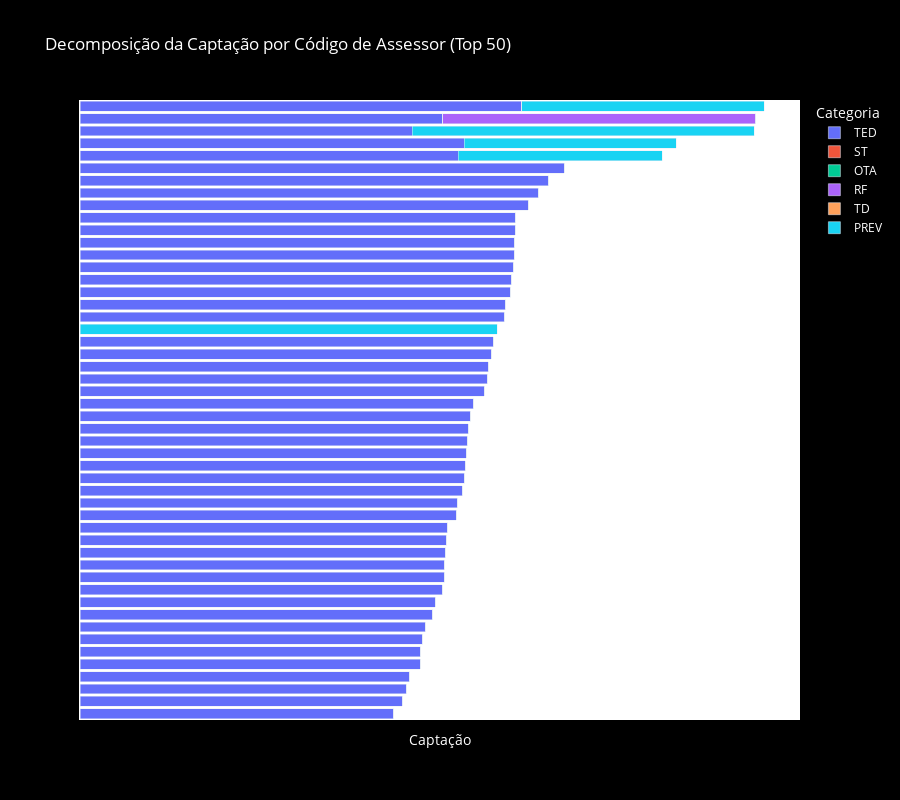

This figure's notebook cell:
### Code cell
# Criar visualização da decomposição da captação com escala logarítmica
df_plot = df.copy()
df_plot = df_plot.sort_values(
    by="captacao_liquida_total", ascending=False
).head(50)
df_plot["codigo_assessor"] = df_plot["codigo_assessor"].astype(str)

# Selecionar apenas colunas de captação relevantes, excluindo captacao_liquida_total
cap_columns = [
    "captacao_ted_total",
    "captacao_st_total",
    "captacao_ota_total",
    "captacao_rf_total",
    "captacao_td_total",
    "captacao_prev_total",
]

# Criar DataFrame no formato longo para plotly
df_long = df_plot.melt(
    id_vars=["codigo_assessor"],
    value_vars=cap_columns,
    var_name="Categoria",
    value_name="Valor",
)

# Aplicar transformação logarítmica para melhor visualização de valores pequenos
# Adicionar 1 para evitar log(0)
df_long["Valor_Log"] = df_long["Valor"].apply(
    lambda x: np.log10(x + 1) if x > 0 else 0
)

# Criar coluna mascarada com valores originais
df_long["Valor_Masked"] = df_long["Valor"].apply(mask_value)

# Mapear nomes mais amigáveis
category_names = {
    "captacao_ted_total": "TED",
    "captacao_st_total": "ST",
    "captacao_ota_total": "OTA",
    "captacao_rf_total": "RF",
    "captacao_td_total": "TD",
    "captacao_prev_total": "PREV",
}
df_long["Categoria"] = df_long["Categoria"].map(category_names)

# Criar gráfico de barras empilhadas horizontal com escala logarítmica
fig = px.bar(
    df_long,
    x="Valor_Log",  # Usar valor logarítmico para visualização
    y="codigo_assessor",
    color="Categoria",
    title="Decomposição da Captação por Código de Assessor (Top 50)",
    labels={
        "codigo_assessor": "Código do Assessor",
        "Valor_Log": "Captação",
    },
    custom_data=["Valor_Masked", "Categoria"],
    orientation="h",
)

# Atualizar layout para melhor visualização
fig.update_traces(
    hovertemplate="<b>Assessor:</b> %{y}<br>"
    + "<b>Categoria:</b> %{customdata[1]}<br>"
    + "<b>Valor:</b> %{customdata[0]}<br>"
    + "<extra></extra>"
)
fig.update_layout(
    xaxis_title="Captação",
    xaxis=dict(showticklabels=False),  # Esconder valores no eixo X
    yaxis=dict(categoryorder="total ascending", showticklabels=False),
    yaxis_title="",
    plot_bgcolor="white",
    paper_bgcolor="black",
    title_font_color="white",
    height=800,
    barmode="stack",
    showlegend=True,
    legend=dict(
        title="Categoria",
        orientation="v",
        yanchor="top",
        y=1,
        xanchor="left",
        x=1.02,
        font=dict(color="white"),
    ),
)

fig.update_xaxes(title_font=dict(color="white"))

fig.show()

### Figure 1 — Plotly figure (JSON) as saved in the notebook; plotly's stock layout.template omitted (floating-point values rounded to 4 significant figures)
{"data": [{"customdata": [["15*****.**", "TED"], ["95****.**", "TED"], ["70****.**", "TED"], ["52****.**", "TED"], ["35****.**", "TED"], ["35****.**", "TED"], ["34****.**", "TED"], ["34****.**", "TED"], ["32****.**", "TED"], ["31****.**", "TED"], ["43****.**", "TED"], ["26****.**", "TED"], ["-14***.**", "TED"], ["18****.**", "TED"], ["17****.**", "TED"], ["16****.**", "TED"], ["15****.**", "TED"], ["14****.**", "TED"], ["10****.**", "TED"], ["26****.**", "TED"], ["96***.**", "TED"], ["88***.**", "TED"], ["86***.**", "TED"], ["33****.**", "TED"], ["84***.**", "TED"], ["82***.**", "TED"], ["79***.**", "TED"], ["80***.**", "TED"], ["75***.**", "TED"], ["42***.**", "TED"], ["65***.**", "TED"], ["62***.**", "TED"], ["49***.**", "TED"], ["47***.**", "TED"], ["45***.**", "TED"], ["44***.**", "TED"], ["44***.**", "TED"], ["41***.**", "TED"], ["66***.**", "TED"], ["17***.**", "TED"], ["33***.**", "TED"], ["31***.**", "TED"], ["25***.**", "TED"], ["23***.**", "TED"], ["22***.**", "TED"], ["21***.**", "TED"], ["16***.**", "TED"], ["14***.**", "TED"], ["12***.**", "TED"], ["10***.**", "TED"]], "hovertemplate": "<b>Assessor:</b> %{y}<br><b>Categoria:</b> %{customdata[1]}<br><b>Valor:</b> %{customdata[0]}<br><extra></extra>", "legendgroup": "TED", "marker": {"color": "#636efa", "pattern": {"shape": ""}}, "name": "TED", "orientation": "h", "showlegend": true, "textposition": "auto", "type": "bar", "x": [6.176, 5.98, 5.847, 5.718, 5.555, 5.553, 5.544, 5.541, 5.509, 5.495, 5.637, 5.431, 0.0, 5.272, 5.243, 5.21, 5.195, 5.156, 5.019, 5.418, 4.985, 4.949, 4.938, 5.531, 4.926, 4.914, 4.903, 4.905, 4.878, 4.628, 4.813, 4.797, 4.693, 4.676, 4.662, 4.651, 4.65, 4.621, 4.823, 4.235, 4.529, 4.497, 4.401, 4.371, 4.349, 4.342, 4.208, 4.164, 4.109, 4.0], "xaxis": "x", "y": ["101", "29", "77", "95", "113", "41", "15", "85", "17", "79", "12", "103", "19", "107", "71", "28", "32", "57", "62", "21", "13", "90", "25", "64", "16", "83", "39", "9", "7", "102", "8", "59", "1", "30", "23", "49", "118", "63", "36", "108", "66", "76", "35", "42", "82", "60", "67", "78", "5", "110"], "yaxis": "y"}, {"customdata": [[0, "ST"], [0, "ST"], [0, "ST"], [0, "ST"], [0, "ST"], [0, "ST"], [0, "ST"], [0, "ST"], [0, "ST"], [0, "ST"], [0, "ST"], [0, "ST"], [0, "ST"], [0, "ST"], [0, "ST"], [0, "ST"], [0, "ST"], [0, "ST"], [0, "ST"], [0, "ST"], [0, "ST"], [0, "ST"], [0, "ST"], [0, "ST"], [0, "ST"], [0, "ST"], [0, "ST"], [0, "ST"], [0, "ST"], [0, "ST"], [0, "ST"], [0, "ST"], [0, "ST"], [0, "ST"], [0, "ST"], [0, "ST"], [0, "ST"], [0, "ST"], [0, "ST"], [0, "ST"], [0, "ST"], [0, "ST"], [0, "ST"], [0, "ST"], [0, "ST"], [0, "ST"], [0, "ST"], [0, "ST"], [0, "ST"], [0, "ST"]], "hovertemplate": "<b>Assessor:</b> %{y}<br><b>Categoria:</b> %{customdata[1]}<br><b>Valor:</b> %{customdata[0]}<br><extra></extra>", "legendgroup": "ST", "marker": {"color": "#EF553B", "pattern": {"shape": ""}}, "name": "ST", "orientation": "h", "showlegend": true, "textposition": "auto", "type": "bar", "x": [0.0, 0.0, 0.0, 0.0, 0.0, 0.0, 0.0, 0.0, 0.0, 0.0, 0.0, 0.0, 0.0, 0.0, 0.0, 0.0, 0.0, 0.0, 0.0, 0.0, 0.0, 0.0, 0.0, 0.0, 0.0, 0.0, 0.0, 0.0, 0.0, 0.0, 0.0, 0.0, 0.0, 0.0, 0.0, 0.0, 0.0, 0.0, 0.0, 0.0, 0.0, 0.0, 0.0, 0.0, 0.0, 0.0, 0.0, 0.0, 0.0, 0.0], "xaxis": "x", "y": ["101", "29", "77", "95", "113", "41", "15", "85", "17", "79", "12", "103", "19", "107", "71", "28", "32", "57", "62", "21", "13", "90", "25", "64", "16", "83", "39", "9", "7", "102", "8", "59", "1", "30", "23", "49", "118", "63", "36", "108", "66", "76", "35", "42", "82", "60", "67", "78", "5", "110"], "yaxis": "y"}, {"customdata": [[0, "OTA"], [0, "OTA"], [0, "OTA"], [0, "OTA"], [0, "OTA"], [0, "OTA"], [0, "OTA"], [0, "OTA"], [0, "OTA"], [0, "OTA"], [0, "OTA"], [0, "OTA"], [0, "OTA"], [0, "OTA"], [0, "OTA"], [0, "OTA"], [0, "OTA"], [0, "OTA"], [0, "OTA"], [0, "OTA"], [0, "OTA"], [0, "OTA"], [0, "OTA"], [0, "OTA"], [0, "OTA"], [0, "OTA"], [0, "OTA"], [0, "OTA"], [0, "OTA"], [0, "OTA"], [0, "OTA"], [0, "OTA"], [0, "OTA"], [0, "OTA"], [0, "OTA"], [0, "OTA"], [0, "OTA"], [0, "OTA"], [0, "OTA"], [0, "OTA"], [0, "OTA"], [0, "OTA"], [0, "OTA"], [0, "OTA"], [0, "OTA"], [0, "OTA"], [0, "OTA"], [0, "OTA"], [0, "OTA"], [0, "OTA"]], "hovertemplate": "<b>Assessor:</b> %{y}<br><b>Categoria:</b> %{customdata[1]}<br><b>Valor:</b> %{customdata[0]}<br><extra></extra>", "legendgroup": "OTA", "marker": {"color": "#00cc96", "pattern": {"shape": ""}}, "name": "OTA", "orientation": "h", "showlegend": true, "textposition": "auto", "type": "bar", "x": [0.0, 0.0, 0.0, 0.0, 0.0, 0.0, 0.0, 0.0, 0.0, 0.0, 0.0, 0.0, 0.0, 0.0, 0.0, 0.0, 0.0, 0.0, 0.0, 0.0, 0.0, 0.0, 0.0, 0.0, 0.0, 0.0, 0.0, 0.0, 0.0, 0.0, 0.0, 0.0, 0.0, 0.0, 0.0, 0.0, 0.0, 0.0, 0.0, 0.0, 0.0, 0.0, 0.0, 0.0, 0.0, 0.0, 0.0, 0.0, 0.0, 0.0], "xaxis": "x", "y": ["101", "29", "77", "95", "113", "41", "15", "85", "17", "79", "12", "103", "19", "107", "71", "28", "32", "57", "62", "21", "13", "90", "25", "64", "16", "83", "39", "9", "7", "102", "8", "59", "1", "30", "23", "49", "118", "63", "36", "108", "66", "76", "35", "42", "82", "60", "67", "78", "5", "110"], "yaxis": "y"}, {"customdata": [[0, "RF"], [0, "RF"], [0, "RF"], [0, "RF"], [0, "RF"], [0, "RF"], [0, "RF"], [0, "RF"], [0, "RF"], [0, "RF"], [0, "RF"], [0, "RF"], [0, "RF"], [0, "RF"], [0, "RF"], [0, "RF"], [0, "RF"], [0, "RF"], [0, "RF"], [0, "RF"], [0, "RF"], [0, "RF"], [0, "RF"], [0, "RF"], [0, "RF"], [0, "RF"], [0, "RF"], [0, "RF"], [0, "RF"], ["97**.**", "RF"], [0, "RF"], [0, "RF"], [0, "RF"], [0, "RF"], [0, "RF"], [0, "RF"], [0, "RF"], [0, "RF"], [0, "RF"], [0, "RF"], [0, "RF"], [0, "RF"], [0, "RF"], [0, "RF"], [0, "RF"], [0, "RF"], [0, "RF"], [0, "RF"], [0, "RF"], [0, "RF"]], "hovertemplate": "<b>Assessor:</b> %{y}<br><b>Categoria:</b> %{customdata[1]}<br><b>Valor:</b> %{customdata[0]}<br><extra></extra>", "legendgroup": "RF", "marker": {"color": "#ab63fa", "pattern": {"shape": ""}}, "name": "RF", "orientation": "h", "showlegend": true, "textposition": "auto", "type": "bar", "x": [0.0, 0.0, 0.0, 0.0, 0.0, 0.0, 0.0, 0.0, 0.0, 0.0, 0.0, 0.0, 0.0, 0.0, 0.0, 0.0, 0.0, 0.0, 0.0, 0.0, 0.0, 0.0, 0.0, 0.0, 0.0, 0.0, 0.0, 0.0, 0.0, 3.989, 0.0, 0.0, 0.0, 0.0, 0.0, 0.0, 0.0, 0.0, 0.0, 0.0, 0.0, 0.0, 0.0, 0.0, 0.0, 0.0, 0.0, 0.0, 0.0, 0.0], "xaxis": "x", "y": ["101", "29", "77", "95", "113", "41", "15", "85", "17", "79", "12", "103", "19", "107", "71", "28", "32", "57", "62", "21", "13", "90", "25", "64", "16", "83", "39", "9", "7", "102", "8", "59", "1", "30", "23", "49", "118", "63", "36", "108", "66", "76", "35", "42", "82", "60", "67", "78", "5", "110"], "yaxis": "y"}, {"customdata": [[0, "TD"], [0, "TD"], [0, "TD"], [0, "TD"], [0, "TD"], [0, "TD"], [0, "TD"], [0, "TD"], [0, "TD"], [0, "TD"], [0, "TD"], [0, "TD"], [0, "TD"], ["-34*.**", "TD"], [0, "TD"], [0, "TD"], [0, "TD"], [0, "TD"], [0, "TD"], [0, "TD"], [0, "TD"], [0, "TD"], [0, "TD"], [0, "TD"], [0, "TD"], [0, "TD"], [0, "TD"], [0, "TD"], [0, "TD"], [0, "TD"], [0, "TD"], [0, "TD"], [0, "TD"], [0, "TD"], [0, "TD"], [0, "TD"], [0, "TD"], [0, "TD"], [0, "TD"], [0, "TD"], [0, "TD"], [0, "TD"], [0, "TD"], [0, "TD"], [0, "TD"], [0, "TD"], [0, "TD"], [0, "TD"], [0, "TD"], [0, "TD"]], "hovertemplate": "<b>Assessor:</b> %{y}<br><b>Categoria:</b> %{customdata[1]}<br><b>Valor:</b> %{customdata[0]}<br><extra></extra>", "legendgroup": "TD", "marker": {"color": "#FFA15A", "pattern": {"shape": ""}}, "name": "TD", "orientation": "h", "showlegend": true, "textposition": "auto", "type": "bar", "x": [0.0, 0.0, 0.0, 0.0, 0.0, 0.0, 0.0, 0.0, 0.0, 0.0, 0.0, 0.0, 0.0, 0.0, 0.0, 0.0, 0.0, 0.0, 0.0, 0.0, 0.0, 0.0, 0.0, 0.0, 0.0, 0.0, 0.0, 0.0, 0.0, 0.0, 0.0, 0.0, 0.0, 0.0, 0.0, 0.0, 0.0, 0.0, 0.0, 0.0, 0.0, 0.0, 0.0, 0.0, 0.0, 0.0, 0.0, 0.0, 0.0, 0.0], "xaxis": "x", "y": ["101", "29", "77", "95", "113", "41", "15", "85", "17", "79", "12", "103", "19", "107", "71", "28", "32", "57", "62", "21", "13", "90", "25", "64", "16", "83", "39", "9", "7", "102", "8", "59", "1", "30", "23", "49", "118", "63", "36", "108", "66", "76", "35", "42", "82", "60", "67", "78", "5", "110"], "yaxis": "y"}, {"customdata": [[0, "PREV"], [0, "PREV"], [0, "PREV"], [0, "PREV"], [0, "PREV"], [0, "PREV"], [0, "PREV"], [0, "PREV"], [0, "PREV"], [0, "PREV"], ["12**.**", "PREV"], [0, "PREV"], ["21****.**", "PREV"], [0, "PREV"], [0, "PREV"], [0, "PREV"], [0, "PREV"], [0, "PREV"], [0, "PREV"], [0, "PREV"], [0, "PREV"], [0, "PREV"], [0, "PREV"], [0, "PREV"], [0, "PREV"], [0, "PREV"], ["50*.**", "PREV"], [0, "PREV"], [0, "PREV"], [0, "PREV"], [0, "PREV"], [0, "PREV"], [0, "PREV"], [0, "PREV"], [0, "PREV"], [0, "PREV"], [0, "PREV"], [0, "PREV"], ["40*.**", "PREV"], ["23***.**", "PREV"], [0, "PREV"], [0, "PREV"], [0, "PREV"], [0, "PREV"], [0, "PREV"], [0, "PREV"], [0, "PREV"], [0, "PREV"], [0, "PREV"], [0, "PREV"]], "hovertemplate": "<b>Assessor:</b> %{y}<br><b>Categoria:</b> %{customdata[1]}<br><b>Valor:</b> %{customdata[0]}<br><extra></extra>", "legendgroup": "PREV", "marker": {"color": "#19d3f3", "pattern": {"shape": ""}}, "name": "PREV", "orientation": "h", "showlegend": true, "textposition": "auto", "type": "bar", "x": [0.0, 0.0, 0.0, 0.0, 0.0, 0.0, 0.0, 0.0, 0.0, 0.0, 3.087, 0.0, 5.322, 0.0, 0.0, 0.0, 0.0, 0.0, 0.0, 0.0, 0.0, 0.0, 0.0, 0.0, 0.0, 0.0, 2.7, 0.0, 0.0, 0.0, 0.0, 0.0, 0.0, 0.0, 0.0, 0.0, 0.0, 0.0, 2.603, 4.365, 0.0, 0.0, 0.0, 0.0, 0.0, 0.0, 0.0, 0.0, 0.0, 0.0], "xaxis": "x", "y": ["101", "29", "77", "95", "113", "41", "15", "85", "17", "79", "12", "103", "19", "107", "71", "28", "32", "57", "62", "21", "13", "90", "25", "64", "16", "83", "39", "9", "7", "102", "8", "59", "1", "30", "23", "49", "118", "63", "36", "108", "66", "76", "35", "42", "82", "60", "67", "78", "5", "110"], "yaxis": "y"}], "layout": {"barmode": "stack", "height": 800, "legend": {"font": {"color": "white"}, "orientation": "v", "title": {"text": "Categoria"}, "tracegroupgap": 0, "x": 1.02, "xanchor": "left", "y": 1, "yanchor": "top"}, "paper_bgcolor": "black", "plot_bgcolor": "white", "showlegend": true, "title": {"font": {"color": "white"}, "text": "Decomposição da Captação por Código de Assessor (Top 50)"}, "xaxis": {"anchor": "y", "domain": [0, 1], "showticklabels": false, "title": {"font": {"color": "white"}, "text": "Captação"}}, "yaxis": {"anchor": "x", "categoryorder": "total ascending", "domain": [0, 1], "showticklabels": false, "title": {"text": ""}}}}
